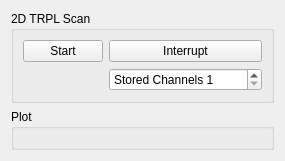
      <widget class="QWidget" name="trpl_map_tab">
       <attribute name="title">
        <string>TRPL Map</string>
       </attribute>
       <layout class="QVBoxLayout" name="verticalLayout_9" stretch="0,1">
        <item>
         <widget class="QGroupBox" name="trpl_map_controls_groupBox">
          <property name="title">
           <string>2D TRPL Scan</string>
          </property>
          <layout class="QGridLayout" name="gridLayout_10">
           <item row="0" column="1">
            <widget class="QPushButton" name="trpl_map_interrupt_pushButton">
             <property name="text">
              <string>Interrupt</string>
             </property>
            </widget>
           </item>
           <item row="0" column="0">
            <widget class="QPushButton" name="trpl_map_start_pushButton">
             <property name="text">
              <string>Start</string>
             </property>
            </widget>
           </item>
           <item row="1" column="1">
            <widget class="QDoubleSpinBox" name="trpl_map_stored_channels_doubleSpinBox">
             <property name="prefix">
              <string>Stored Channels </string>
             </property>
             <property name="decimals">
              <number>0</number>
             </property>
             <property name="minimum">
              <double>1.000000000000000</double>
             </property>
             <property name="maximum">
              <double>65536.000000000000000</double>
             </property>
            </widget>
           </item>
          </layout>
         </widget>
        </item>
        <item>
         <widget class="QGroupBox" name="trpl_map_plot_widget">
          <property name="title">
           <string>Plot</string>
          </property>
          <layout class="QVBoxLayout" name="verticalLayout_11"/>
         </widget>
        </item>
       </layout>
      </widget>
